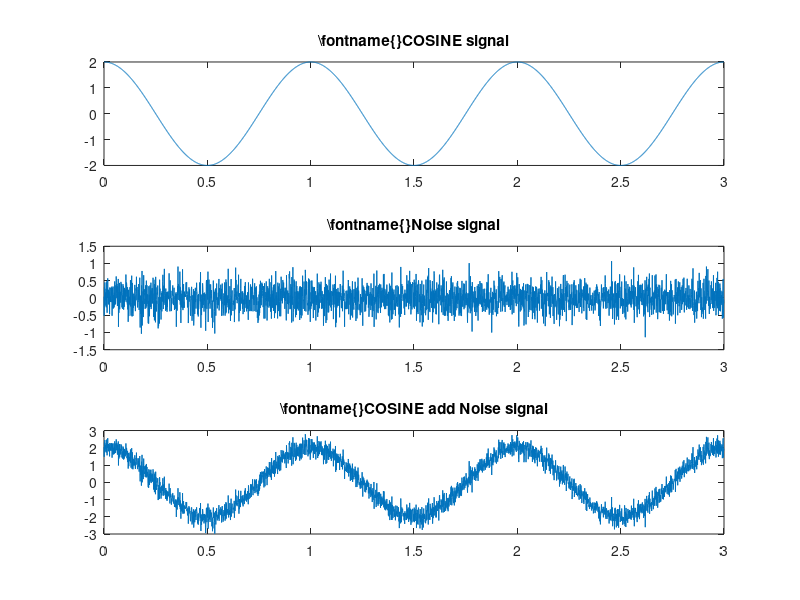
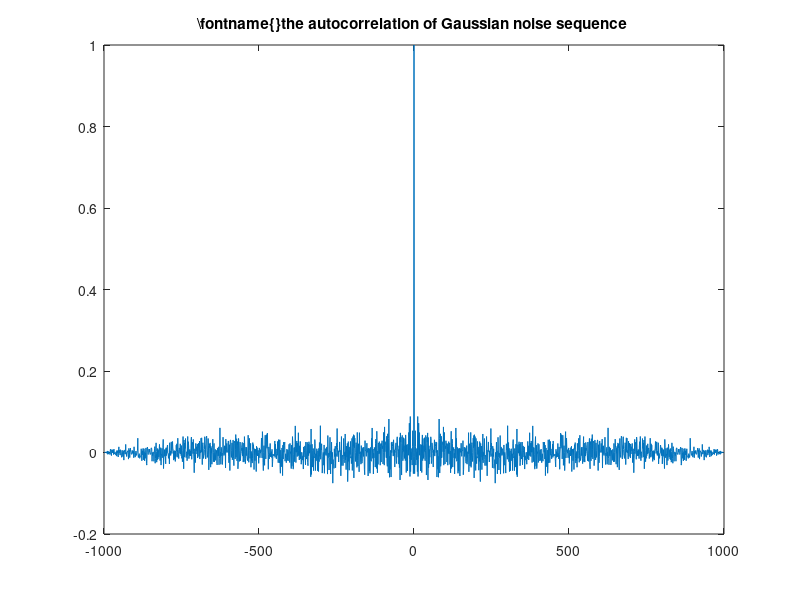

Write MATLAB code to recreate these figures, in order.
clear
clc

T = 3;      % signal time_len(s)
Fs = 1000;  % sample rate(Hz)
t = 0:1/Fs:T-1/Fs; % sample point
x = 2*cos(2*pi*t); % signal cos 
subplot(311);
plot(t,x);
title('\fontname{}COSINE signal');
n = sqrt(0.1)*randn(size(t)); %noise
subplot(312);
plot(t,n);
title('\fontname{}Noise signal');
s=x+n;              % signal cos add noise
subplot(313);
plot(t,s);
title('\fontname{}COSINE add Noise signal');

figure
N = 1000; 	               % sequence_len
sigma = sqrt(5);    	% std
x = randn(1,N)*sigma;       % Simulate Gaussian sequence with 
m = mean(x); 		
v = var(x); 
r = xcorr(x,'coeff');  	% Normalizes the sequence so that the autocorrelations at zero lag equal 1
plot(1-N:N-1,r) 		
title('\fontname{}the autocorrelation of Gaussian noise sequence ')


